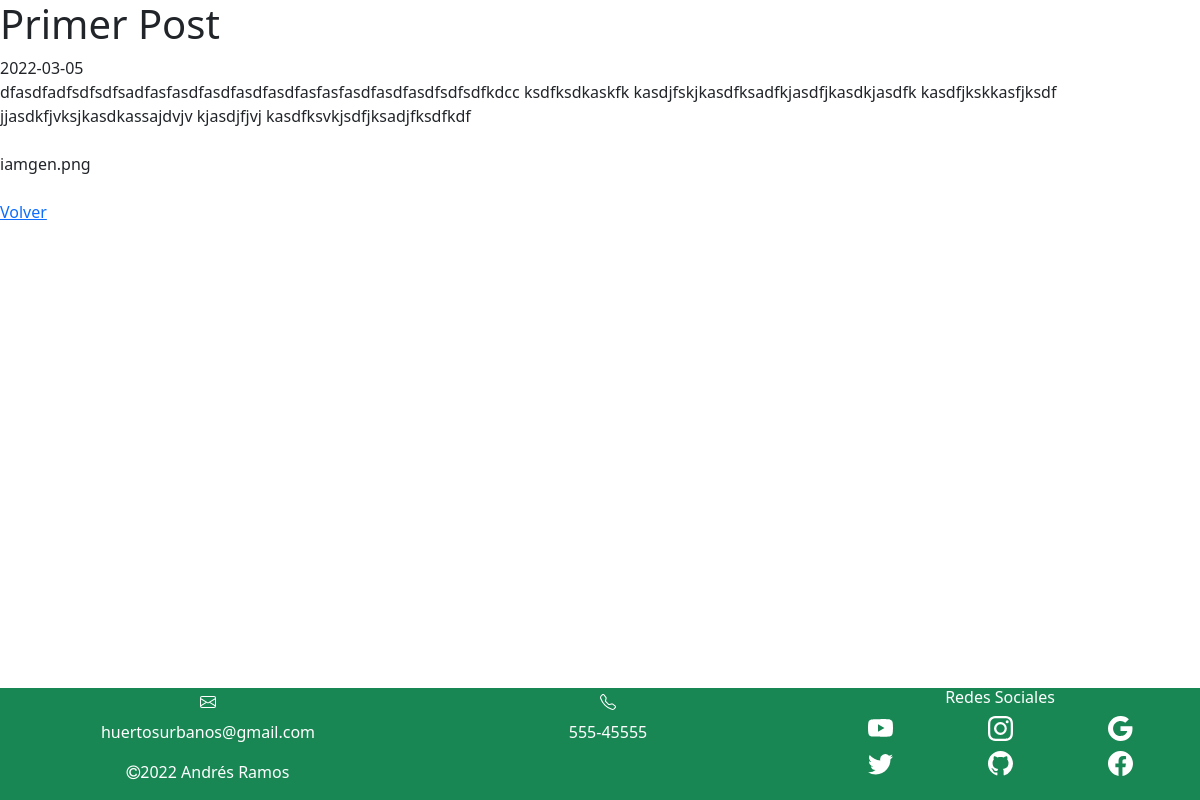
The page /blog/mostrar.php?id=1 on the database its author committed.
### tables this page shows
CREATE TABLE `blog` (
  `id` int(11) NOT NULL,
  `titulo` varchar(50) NOT NULL,
  `fecha` date NOT NULL,
  `texto` longtext NOT NULL,
  `imagen` varchar(25) NOT NULL
);

### config/conexion.php (called while the page is built, shortened)
<?php
Class Conexion extends Database {
    public function __construct() {
        $this->datos = "mysql:host=127.0.0.1;dbname=$this->dbname";
    }
    public function conexion() {
        try {
            $conn = new PDO($this->datos, $this->username, $this->password);
        } catch (PDOException $pe) {
            die("No se ha podido conectar con $this->dbname :" . $pe->getMessage());
        }
        return $conn;
    }
}

### config/funcionesBlog.php (called while the page is built, shortened)
<?php
require_once(__DIR__.'\conexion.php');
class Funciones{
    private $conexion;
    public function  __construct(){
        $bd = new Conexion();
        $this->conexion = $bd->conexion();
    }
    public function getPostById($id)
    {
        $sql = "SELECT id, titulo, fecha, texto, imagen FROM blog WHERE id = :id;";
        $query = $this->conexion-> prepare($sql);
        $query->bindParam(':id', $id);
        $query -> execute();
        $results = $query -> fetchAll(PDO::FETCH_ASSOC);
        return $results;
    }
}

### blog/mostrar.php (the view, shortened to what this page needs)
<?php
require_once '../config/funcionesBlog.php';
$consultas = new Funciones;
$post = $consultas->getPostById($_GET['id']);
include 'cabeza.php';
?>
<h1><?php echo $post[0]['titulo'] ?></h1>
<div><?php echo $post[0]['fecha'] ?></div>
<div><?php echo $post[0]['texto'] ?></div>
<br>
<div>
	<?php echo $post[0]['imagen'] ?>
</div>
<div>
	<br>
	<a href="../blog.php">Volver</a>
</div>
<div class="fixed-bottom">
<?php
include 'pie.php';
?>

### rows shown on the page
blog: fecha "2022-03-05", texto "dfasdfadfsdfsdfsadfasfasdfasdfasdfasdfasfasfasdfasdfasdfsdfsdfkdcc ksdfksdkaskfk kasdjfskjkasdfksadfkjasdfjkasdkjasdfk kasdfjkskkasfjksdf jjasdkfjvksjkasdkassajdvjv kjasdjfjvj kasdfksvkjsdfjksadjfksdfkdf", imagen "iamgen.png"
